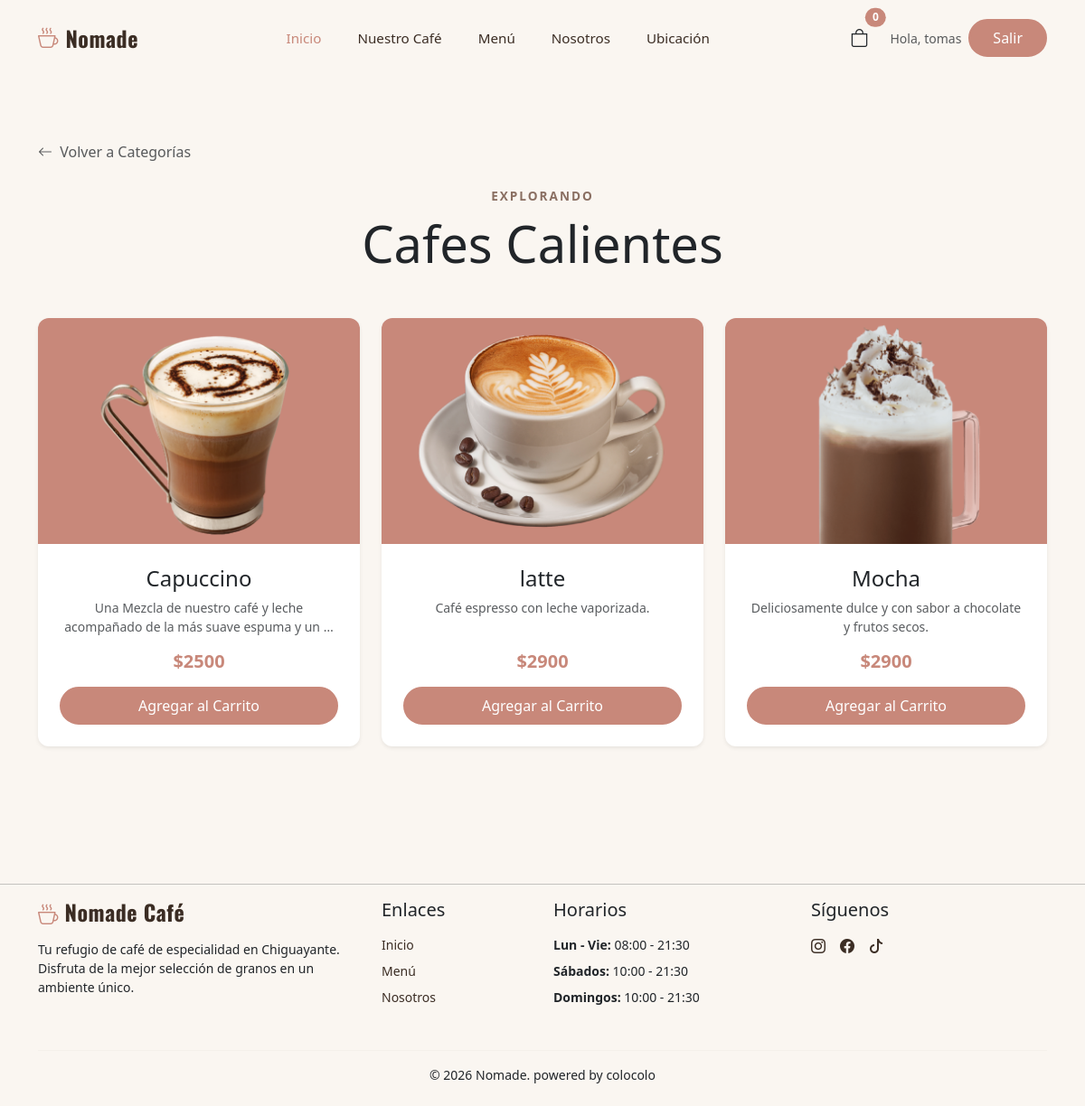
The page /categoria/2/ (signed in) on the database its author committed.
### catalogo/models.py (models this page shows, shortened)
class Categoria(models.Model):
    nombre = models.CharField( max_length=100)
    image = models.ImageField(upload_to='categorias/', null=True, blank=True)

class Producto(models.Model):
    nombre = models.CharField(max_length=200)
    descripcion = models.TextField()
    precio = models.IntegerField()
    stock = models.IntegerField()
    image = models.ImageField(upload_to='productos/', null=True, blank=True)
    categoria = models.ForeignKey(Categoria, on_delete=models.CASCADE, related_name='productos')

### catalogo/views.py (the view)
# urls.py: path('categoria/<int:categoria_id>/', views.ordernar_categorias_view, name='filtro_categoria'),
def ordernar_categorias_view(request, categoria_id):
    categoria = Categoria.objects.get(id=categoria_id) # se busca la categoria.
    productos = Producto.objects.filter(categoria=categoria) # buscan los productos que pertenecen a esa categoria.
    contexto = {
        'categoria': categoria,
        'productos': productos
    }
    return render(request, 'catalogo/productos.html', contexto) # se muestran los productos filtrados.

### catalogo/context_processors.py (called while the page is built)
def cantidad_carrito(request):
    total = 0
    if 'carrito' in request.session: # si ya hay un carrito
        for key, value in request.session['carrito'].items():
            total += value['cantidad'] # suma la cantidad de cada prod guardado
    return {'cantidad_carrito' : total} #envia la cantidad al html

### catalogo/templates/catalogo/productos.html (shortened to what this page needs)
{% extends 'catalogo/base.html' %}
{% block content %}
<div class="container py-5 mt-4">
    <a href="{% url 'menu' %}" class="text-decoration-none text-muted mb-4 d-inline-block">
        <i class="bi bi-arrow-left me-1"></i> Volver a Categorías
    </a>
    <div class="text-center mb-5">
        <span class="text-uppercase fw-bold letter-spacing-1" style="color: var(--muted-foreground); letter-spacing: 2px; font-size: 0.85rem;">Explorando</span>
        <h2 class="display-4 mt-2 font-playfair">{{ categoria.nombre }}</h2>
    </div>
    <div class="row g-4">
        {% for producto in productos %}
        <div class="col-md-4">
            <div class="card product-card h-100 d-flex flex-column shadow-sm">
                {% if producto.image %}
                    <img src="{{ producto.image.url }}" class="card-img-top" alt="{{ producto.nombre }}">
                {% else %}
                    <img src="https://images.pexels.com/photos/312418/pexels-photo-312418.jpeg?auto=compress&cs=tinysrgb&w=800" class="card-img-top" alt="">
                {% endif %}
                <div class="card-body p-4 text-center d-flex flex-column flex-grow-1">
                    <h4 class="card-title font-playfair mb-2">{{ producto.nombre }}</h4>
                    <p class="card-text text-muted small mb-3">{{ producto.descripcion|truncatewords:15 }}</p>
                    <div class="mt-auto">
                        <h5 class="fw-bold mb-3" style="color: var(--primary);">${{ producto.precio }}</h5>
                        <form action="{% url 'agregar_carrito' producto.id %}" method="POST">
                            <button type="submit" class="btn btn-outline-dark rounded-pill w-100">Agregar al Carrito</button>
                        </form>
                    </div>
                </div>
            </div>
        </div>
        {% empty %}
        <div class="col-12 text-center py-5">
            <i class="bi bi-cup text-muted fs-1 mb-3 d-block opacity-50"></i>
            <h4 class="font-playfair text-muted">Aún no hay productos en esta categoría.</h4>
            <p>¡Estamos preparando algo delicioso!</p>
        </div>
        {% endfor %}
    </div>
</div>
{% endblock content %}

### catalogo/templates/catalogo/base.html (shortened to what this page needs)
{% load static %}
<!DOCTYPE html>
<html>
    <head>
        <link href="https://cdn.jsdelivr.net/npm/bootstrap@5.3.0/dist/css/bootstrap.min.css" rel="stylesheet">
        <link rel="stylesheet" href="https://cdn.jsdelivr.net/npm/bootstrap-icons@1.11.1/font/bootstrap-icons.css">
        <link rel="stylesheet" href="{% static 'catalogo/css/style.css' %}?v=3">
    </head>
    <body>
        <nav class="navbar navbar-expand-lg custom-navbar">
            <div class="container">
                <a class="navbar-brand d-flex align-items-center" href="{% url 'inicio' %}">
                    <i class="bi bi-cup-hot brand-icon"></i>
                    <span class="brand-text ms-2">Nomade</span>
                </a>
                <div class="collapse navbar-collapse" id="navbarNomade">
                    <ul class="navbar-nav mx-auto mb-2 mb-lg-0">
                        <li class="nav-item">
                            <a class="nav-link active" href="{% url 'inicio' %}">Inicio</a>
                        </li>
                        <li class="nav-item"><a class="nav-link" href="{% url 'nuestro_cafe' %}">Nuestro Café</a></li>
                        <li class="nav-item"><a class="nav-link" href="{% url 'menu' %}">Menú</a></li>
                        <li class="nav-item"><a class="nav-link" href="{% url 'nosotros' %}">Nosotros</a></li>
                        <li class="nav-item"><a class="nav-link" href="{% url 'ubicacion' %}">Ubicación</a></li>
                    </ul>
                    <div class="d-flex align-items-center gap-3">
                        <a href="{% url 'ver_carrito' %}" class="position-relative text-dark text-decoration-none p-2">
                            <i class="bi bi-bag fs-5"></i>
                            <span class="position-absolute top-0 start-100 translate-middle badge rounded-pill" style="background-color: var(--primary); font-size: 0.75rem;">
                                {{cantidad_carrito | default:"0"}}
                            </span>
                        </a>
                        {% if user.is_authenticated %}
                            <div class="d-flex align-items-center gap-2">
                                <span class="text-muted small d-none d-md-block">Hola, {{ user.username }}</span>
                                <form method="post" action="{% url 'logout' %}" style="margin: 0;">
                                    <button type="submit" class="btn btn-outline-dark rounded-pill px-4">Salir</button>
                                </form>
                            </div>
                        {% else %}
                            <a href="{% url 'login' %}" class="btn btn-primary-custom rounded-pill px-4 shadow-sm">Iniciar Sesión</a>
                        {% endif %}
                    </div>
                </div>
            </div>
        </nav>
        {% block content %}
        {% endblock content %}
        <footer class="pt-5 pb-4 mt-5">
            <hr class="mt-2 mb-3" style="border-color: solid var(--border);">
            <div class="container">
                <div class="row">
                    <div class="col-lg-4 col-md-6 mb-4">
                        <h5 class="brand-text mb-3">
                            <i class="bi bi-cup-hot brand-icon"></i> Nomade Café
                        </h5>
                        <p class="small">
                            Tu refugio de café de especialidad en Chiguayante. Disfruta de la mejor selección de granos en un ambiente único.
                        </p>
                    </div>
                    <div class="col-lg-2 col-md-6 mb-4">
                        <h5 class="mb-3">Enlaces</h5>
                        <ul class="list-unstyled small">
                            <li class="mb-2"><a href="{% url 'inicio' %}" class="text-decoration-none" style="color: var(--foreground);">Inicio</a></li>
                            <li class="mb-2"><a href="{% url 'menu' %}" class="text-decoration-none" style="color: var(--foreground);">Menú</a></li>
                            <li class="mb-2"><a href="{% url 'nosotros' %}" class="text-decoration-none" style="color: var(--foreground);">Nosotros</a></li>
                        </ul>
                    </div>
                    <div class="col-lg-3 col-md-6 mb-4">
                        <h5 class="mb-3">Horarios</h5>
                        <ul class="list-unstyled small">
                            <li class="mb-2"><strong>Lun - Vie:</strong> 08:00 - 21:30</li>
                            <li class="mb-2"><strong>Sábados:</strong> 10:00 - 21:30</li>
                            <li class="mb-2"><strong>Domingos:</strong> 10:00 - 21:30</li>
                        </ul>
                    </div>
                    <div class="col-lg-3 col-md-6 mb-4">
                        <h5 class="mb-3">Síguenos</h5>
                        <div class="d-flex gap-3">
                            <a href="#" style="color: var(--foreground);"><i class="bi bi-instagram"></i></a>
                            <a href="#" style="color: var(--foreground);"><i class="bi bi-facebook"></i></a>
                            <a href="#" style="color: var(--foreground);"><i class="bi bi-tiktok"></i></a>
                        </div>
                    </div>
                </div>
                <hr class="mt-2 mb-3" style="border-color: var(--border);">
                <div class="row align-items-center">
                    <div class="col-12 text-center">
                        <p class="small mb-0">
                            © 2026 Nomade. powered by colocolo
                        </p>
                    </div>
                </div>
            </div>
        </footer>
    </body>
</html>

### catalogo/static/catalogo/css/style.css (style rules this page uses)
:root { --background: #FAF6F1 ; --foreground: #3B2D24; --card: #FFF9F5; --primary: #C8887A; --primary-foreground: #FFF9F5; --secondary: #EAD8CB; --secondary-foreground: #3B2D24; --muted: #F2E8DE; --muted-foreground: #8A6F62; --accent: #A8C3A4; --accent-foreground: #2B3D28; --border: rgba(160,120,96,0.2); }
body { background-color: var(--background); }
.custom-navbar { background-color: var(--background); padding: 1.2rem 0; }
.brand-text { font-family: 'Oswald'; font-weight: bold; font-size: 1.5rem; color: var(--foreground); letter-spacing: 0.5px; }
.brand-icon { font-size: 1.4rem; color: var(--primary); }
.custom-navbar .navbar-nav .nav-link { color: var(--foreground); margin: 0 12px; font-size: 0.95rem; font-weight: 500; transition: color 0.3s ease; }
.custom-navbar .navbar-nav .nav-link.active, .custom-navbar .navbar-nav .nav-link:hover { color: var(--primary); }
.btn { color: #fff; background-color: var(--primary); border: solid var(--primary); transition: transform 0.3s ease, box-shadow 0.3s ease; }
.product-card { background-color: #FFFFFF; border: none; border-radius: 12px; overflow: hidden; transition: transform 0.3s ease, box-shadow 0.3s ease; }
.product-card img { height: 250px; width: 100%; object-fit: cover; }

### rows shown on the page
Categoria: nombre "Cafes Calientes"
Producto: image (picture), nombre "Capuccino", descripcion "Una Mezcla de nuestro café y leche acompañado de la más suave espuma y un …", precio "2500"
Producto: image (picture), nombre "latte", descripcion "Café espresso con leche vaporizada.", precio "2900"
Producto: image (picture), nombre "Mocha", descripcion "Deliciosamente dulce y con sabor a chocolate y frutos secos.", precio "2900"

### other values the page prints
{{ cantidad_carrito | default:"0" }} "0"
{{ user.username }} "tomas"
